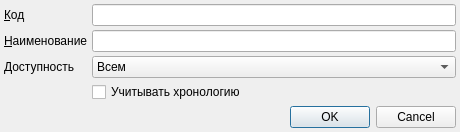
<?xml version="1.0" encoding="UTF-8"?>
<ui version="4.0">
 <class>SelectorTemplateEditor</class>
 <widget class="QDialog" name="SelectorTemplateEditor">
  <property name="geometry">
   <rect>
    <x>0</x>
    <y>0</y>
    <width>460</width>
    <height>122</height>
   </rect>
  </property>
  <property name="windowTitle">
   <string>Dialog</string>
  </property>
  <layout class="QGridLayout" name="gridLayout">
   <property name="margin">
    <number>4</number>
   </property>
   <property name="spacing">
    <number>4</number>
   </property>
   <item row="4" column="1">
    <spacer name="verticalSpacer">
     <property name="orientation">
      <enum>Qt::Vertical</enum>
     </property>
     <property name="sizeHint" stdset="0">
      <size>
       <width>20</width>
       <height>40</height>
      </size>
     </property>
    </spacer>
   </item>
   <item row="2" column="1">
    <widget class="QComboBox" name="cmbAvailability">
     <item>
      <property name="text">
       <string>Всем</string>
      </property>
     </item>
     <item>
      <property name="text">
       <string>По специальности</string>
      </property>
     </item>
     <item>
      <property name="text">
       <string>Владельцу</string>
      </property>
     </item>
    </widget>
   </item>
   <item row="5" column="0" colspan="2">
    <widget class="QDialogButtonBox" name="buttonBox">
     <property name="orientation">
      <enum>Qt::Horizontal</enum>
     </property>
     <property name="standardButtons">
      <set>QDialogButtonBox::Cancel|QDialogButtonBox::Ok</set>
     </property>
    </widget>
   </item>
   <item row="1" column="0">
    <widget class="QLabel" name="lblName">
     <property name="text">
      <string>&amp;Наименование</string>
     </property>
     <property name="buddy">
      <cstring>edtName</cstring>
     </property>
    </widget>
   </item>
   <item row="0" column="0">
    <widget class="QLabel" name="lblCode">
     <property name="text">
      <string>&amp;Код</string>
     </property>
     <property name="buddy">
      <cstring>edtCode</cstring>
     </property>
    </widget>
   </item>
   <item row="0" column="1">
    <widget class="QLineEdit" name="edtCode"/>
   </item>
   <item row="1" column="1">
    <widget class="QLineEdit" name="edtName"/>
   </item>
   <item row="2" column="0">
    <widget class="QLabel" name="lblAvailability">
     <property name="text">
      <string>Доступность</string>
     </property>
    </widget>
   </item>
   <item row="3" column="1">
    <widget class="QCheckBox" name="chkOffset">
     <property name="text">
      <string>Учитывать хронологию</string>
     </property>
    </widget>
   </item>
  </layout>
 </widget>
 <tabstops>
  <tabstop>edtCode</tabstop>
  <tabstop>edtName</tabstop>
  <tabstop>cmbAvailability</tabstop>
  <tabstop>chkOffset</tabstop>
  <tabstop>buttonBox</tabstop>
 </tabstops>
 <resources/>
 <connections>
  <connection>
   <sender>buttonBox</sender>
   <signal>accepted()</signal>
   <receiver>SelectorTemplateEditor</receiver>
   <slot>accept()</slot>
   <hints>
    <hint type="sourcelabel">
     <x>248</x>
     <y>254</y>
    </hint>
    <hint type="destinationlabel">
     <x>157</x>
     <y>274</y>
    </hint>
   </hints>
  </connection>
  <connection>
   <sender>buttonBox</sender>
   <signal>rejected()</signal>
   <receiver>SelectorTemplateEditor</receiver>
   <slot>reject()</slot>
   <hints>
    <hint type="sourcelabel">
     <x>316</x>
     <y>260</y>
    </hint>
    <hint type="destinationlabel">
     <x>286</x>
     <y>274</y>
    </hint>
   </hints>
  </connection>
 </connections>
</ui>
